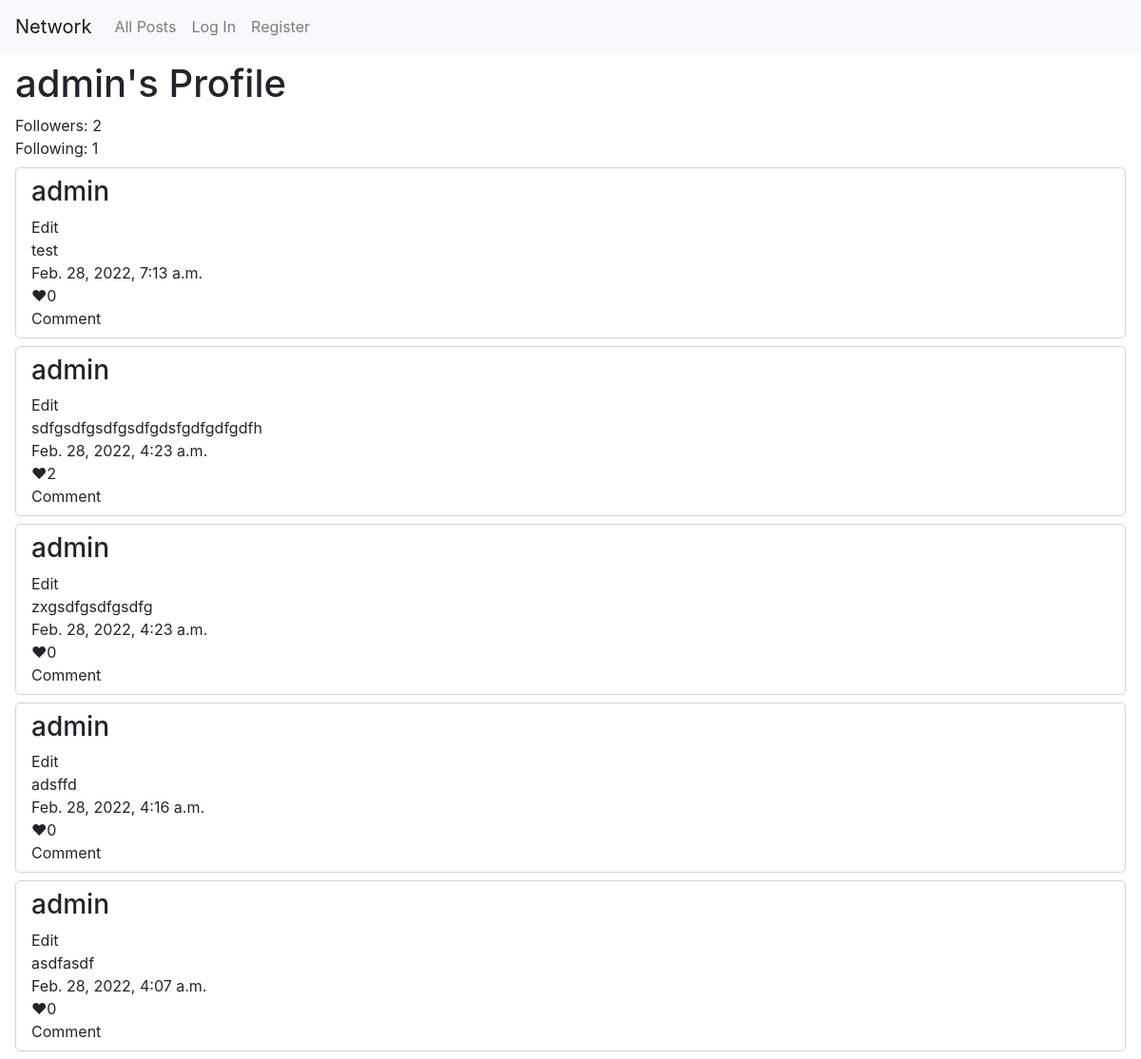
Screenshot of /user/admin with the database file from the repository.
### network/models.py (models this page shows, shortened)
class User(AbstractUser):
    def __str__(self):
        return f"ID:{self.id} - {self.username} | {self.email}"

class Follower(models.Model):
    user = models.ForeignKey(User, unique=True, on_delete=models.CASCADE, related_name="follows")
    followers = models.ManyToManyField(User)

class Post(models.Model):
    user = models.ForeignKey("User", on_delete=models.CASCADE, related_name="posts")
    body = models.TextField(blank=True)
    timestamp = models.DateTimeField(auto_now_add=True)
    likes = models.ManyToManyField(User)

### network/views.py (the view)
# urls.py: path("user/<str:profile>", views.profile, name="profile"),
def profile(request, profile):
    user = User.objects.get(username=profile)
    follower = Follower.objects.get(user=user)
    following = Follower.objects.filter(followers=user)
    posts = Post.objects.filter(user=user).order_by("-timestamp").all()
    return render(request, "network/user.html", {
        "profile": user,
        "posts": posts,
        "follower": follower,
        "following": following,
    })

### network/templates/network/user.html (shortened to what this page needs)
{% extends "network/layout.html" %}
{% load static %}
{% block body %}
<div id="heading">
<h1>{{ profile.username }}'s Profile</h1>
</div>
<div id="userDetails">
    <div id="followers">Followers: {{ follower.followers.count }} </div>
    <div id="following">Following: {{ following.count }}</div>
</div>
<div id="posts">
    {% for post in posts %}
    <div class="post">
        <div class="postName"><h3>{{ post.user.username }}</h3></div>
        <div class="postEdit">Edit</div>
        <div class="postText">{{ post.body }}</div>
        <div class="postTimestamp">{{ post.timestamp }}</div>
        <div class="postLikes">&#10084;{{ post.likes.count }}</div>
        <div class="postComment">Comment</div>
    </div>
    {% endfor %}
</div>
{% endblock %}

### network/static/network/styles.css (style rules this page uses)
.post { display: flex; flex-direction: column; border: 1px solid lightgray; border-radius: 5px; padding: 0.5rem 1rem; margin-top: 0.5rem; }

### rows the page displays
User: username "admin"
Follower: followers.count "2"
Post: user.username "admin", body "test", timestamp "Feb. 28, 2022, 7:13 a.m.", likes.count "0"
Post: user.username "admin", body "sdfgsdfgsdfgsdfgdsfgdfgdfgdfh", timestamp "Feb. 28, 2022, 4:23 a.m.", likes.count "2"
Post: user.username "admin", body "zxgsdfgsdfgsdfg", timestamp "Feb. 28, 2022, 4:23 a.m.", likes.count "0"
Post: user.username "admin", body "adsffd", timestamp "Feb. 28, 2022, 4:16 a.m.", likes.count "0"
Post: user.username "admin", body "asdfasdf", timestamp "Feb. 28, 2022, 4:07 a.m.", likes.count "0"

### other values shown
{{ following.count }} "1"
